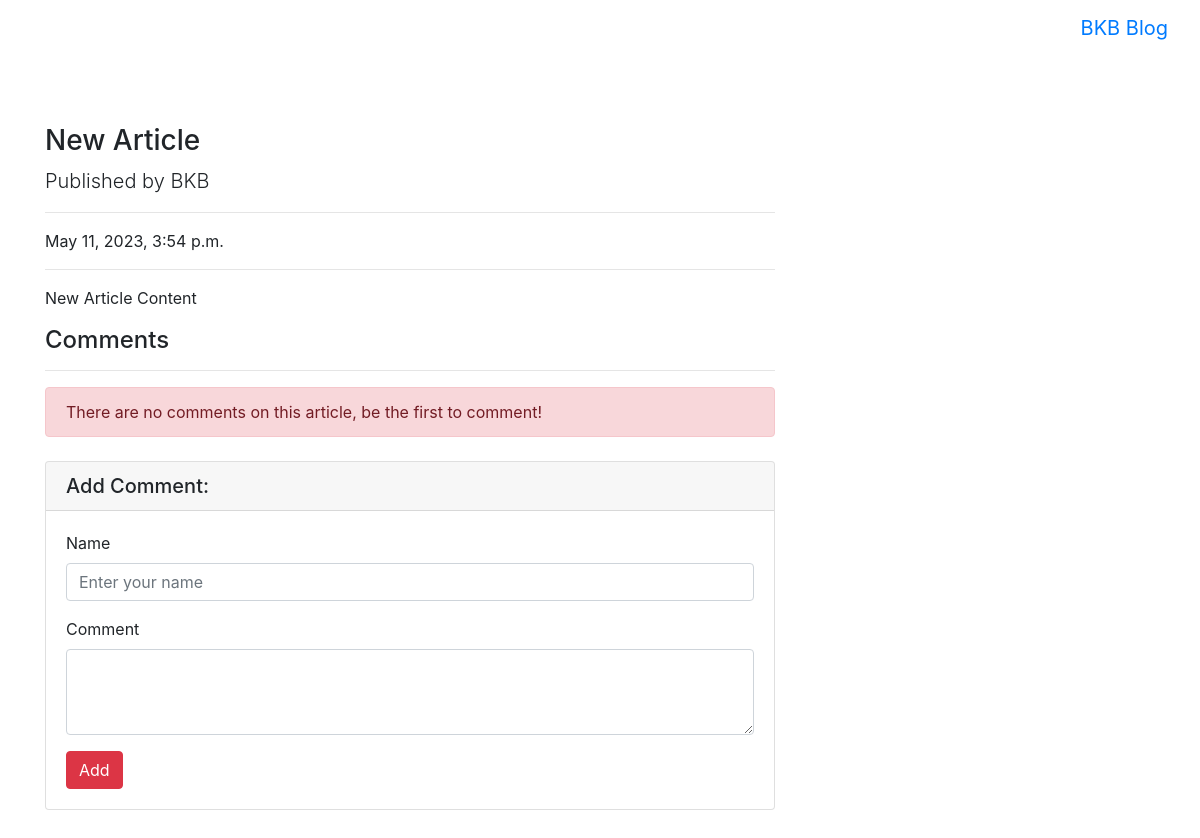
/articles/article/22/ (signed in), run on the app's committed database.
### article/models.py (models this page shows, shortened)
class Article(models.Model):
    author = models.ForeignKey("auth.User", on_delete = models.CASCADE)
    title = models.CharField(max_length = 50)
    content = RichTextField()
    created_date = models.DateTimeField(auto_now_add = True)
    article_image = models.FileField(blank = True, null = True, verbose_name = "Add image to the article")
    class Meta:
        ordering = ['-created_date']

### article/views.py (the view)
# urls.py: path('article/<int:id>/', views.detail, name = "detail"),
def detail(request, id):
     article = get_object_or_404(Article, id = id)
     comments = article.comments.all()
     return render(request, "detail.html", {"article" : article, "comments" : comments})

### templates/detail.html (shortened to what this page needs)
{% extends "layout.html" %} {% block body %}
<div class="row">
  <div class="col-lg-8">
    <h3 class="mt-4">{{ article.title }}</h3>
    <p class="lead">Published by {{ article.author.username }}</p>
    <hr />
    <p>{{ article.created_date }}</p>
    <hr />
    <p class="lead">{{ article.content|safe }}</p>
    <h4>Comments</h4>
      <hr>
      {% if comments %}
      {% for comment in comments  %}
        <div class="media mb-4">
          <img class="d-flex mr-3 rounded-circle" src="http://placehold.it/50x50" alt="">
          <div class="media-body">
            <h5 class="mt-0">{{comment.comment_author}}</h5>
            {{comment.comment_date}} <br>
            {{comment.comment_content}}
          </div>
        </div>
      {% endfor %}
      {% else %}
      <div class ="alert alert-danger">
        There are no comments on this article, be the first to comment!
      </div>
      {% endif %}
      <div class="card my-4">
          <h5 class="card-header">Add Comment:</h5>
          <div class="card-body">
            <form method="POST" action = "{% url 'article:comment' article.id %}">
              <div class="form-group">
                  <label for="formGroupExampleInput">Name</label>
                  <input name="comment_author" type="text" class="form-control" id="formGroupExampleInput" placeholder="Enter your name">
                </div>
              <div class="form-group">
                  <label for="formGroupExampleInput">Comment</label>
                <textarea name="comment_content" class="form-control" rows="3"></textarea>
              </div>
              <button type="submit" class="btn btn-danger">Add</button>
            </form>
          </div>
        </div>
        </div>
      </div>
    {% endblock %}

### data on the page
Article: title "New Article", author.username "BKB", created_date "May 11, 2023, 3:54 p.m.", content "New Article Content"
